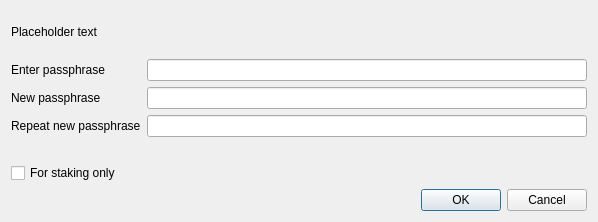
<?xml version="1.0" encoding="UTF-8"?>
<ui version="4.0">
 <class>AskPassphraseDialog</class>
 <widget class="QDialog" name="AskPassphraseDialog">
  <property name="geometry">
   <rect>
    <x>0</x>
    <y>0</y>
    <width>598</width>
    <height>222</height>
   </rect>
  </property>
  <property name="sizePolicy">
   <sizepolicy hsizetype="Preferred" vsizetype="Minimum">
    <horstretch>0</horstretch>
    <verstretch>0</verstretch>
   </sizepolicy>
  </property>
  <property name="minimumSize">
   <size>
    <width>550</width>
    <height>0</height>
   </size>
  </property>
  <property name="windowTitle">
   <string>Passphrase Dialog</string>
  </property>
  <layout class="QVBoxLayout" name="verticalLayout">
   <property name="sizeConstraint">
    <enum>QLayout::SetMinimumSize</enum>
   </property>
   <item>
    <widget class="QLabel" name="warningLabel">
     <property name="text">
      <string notr="true">Placeholder text</string>
     </property>
     <property name="textFormat">
      <enum>Qt::RichText</enum>
     </property>
     <property name="wordWrap">
      <bool>true</bool>
     </property>
    </widget>
   </item>
   <item>
    <layout class="QFormLayout" name="formLayout">
     <property name="sizeConstraint">
      <enum>QLayout::SetMinimumSize</enum>
     </property>
     <property name="fieldGrowthPolicy">
      <enum>QFormLayout::AllNonFixedFieldsGrow</enum>
     </property>
     <item row="0" column="0">
      <widget class="QLabel" name="passLabel1">
       <property name="text">
        <string>Enter passphrase</string>
       </property>
      </widget>
     </item>
     <item row="0" column="1">
      <widget class="QLineEdit" name="passEdit1">
       <property name="echoMode">
        <enum>QLineEdit::Password</enum>
       </property>
      </widget>
     </item>
     <item row="1" column="0">
      <widget class="QLabel" name="passLabel2">
       <property name="text">
        <string>New passphrase</string>
       </property>
      </widget>
     </item>
     <item row="1" column="1">
      <widget class="QLineEdit" name="passEdit2">
       <property name="echoMode">
        <enum>QLineEdit::Password</enum>
       </property>
      </widget>
     </item>
     <item row="2" column="0">
      <widget class="QLabel" name="passLabel3">
       <property name="text">
        <string>Repeat new passphrase</string>
       </property>
      </widget>
     </item>
     <item row="2" column="1">
      <widget class="QLineEdit" name="passEdit3">
       <property name="echoMode">
        <enum>QLineEdit::Password</enum>
       </property>
      </widget>
     </item>
     <item row="3" column="1">
      <widget class="QLabel" name="capsLabel">
       <property name="font">
        <font>
         <weight>75</weight>
         <bold>true</bold>
        </font>
       </property>
       <property name="text">
        <string/>
       </property>
       <property name="alignment">
        <set>Qt::AlignCenter</set>
       </property>
      </widget>
     </item>
     <item row="4" column="0">
      <widget class="QCheckBox" name="stakingCheckBox">
       <property name="toolTip">
        <string>Serves to disable the trivial sendmoney when OS account compromised. Provides no real security.</string>
       </property>
       <property name="text">
        <string>For staking only</string>
       </property>
       <property name="visible">
        <bool>false</bool>
       </property>
      </widget>
     </item>
    </layout>
   </item>
   <item>
    <widget class="QDialogButtonBox" name="buttonBox">
     <property name="orientation">
      <enum>Qt::Horizontal</enum>
     </property>
     <property name="standardButtons">
      <set>QDialogButtonBox::Cancel|QDialogButtonBox::Ok</set>
     </property>
    </widget>
   </item>
  </layout>
 </widget>
 <resources/>
 <connections>
  <connection>
   <sender>buttonBox</sender>
   <signal>accepted()</signal>
   <receiver>AskPassphraseDialog</receiver>
   <slot>accept()</slot>
   <hints>
    <hint type="sourcelabel">
     <x>20</x>
     <y>20</y>
    </hint>
    <hint type="destinationlabel">
     <x>20</x>
     <y>20</y>
    </hint>
   </hints>
  </connection>
  <connection>
   <sender>buttonBox</sender>
   <signal>rejected()</signal>
   <receiver>AskPassphraseDialog</receiver>
   <slot>reject()</slot>
   <hints>
    <hint type="sourcelabel">
     <x>20</x>
     <y>20</y>
    </hint>
    <hint type="destinationlabel">
     <x>20</x>
     <y>20</y>
    </hint>
   </hints>
  </connection>
 </connections>
</ui>
